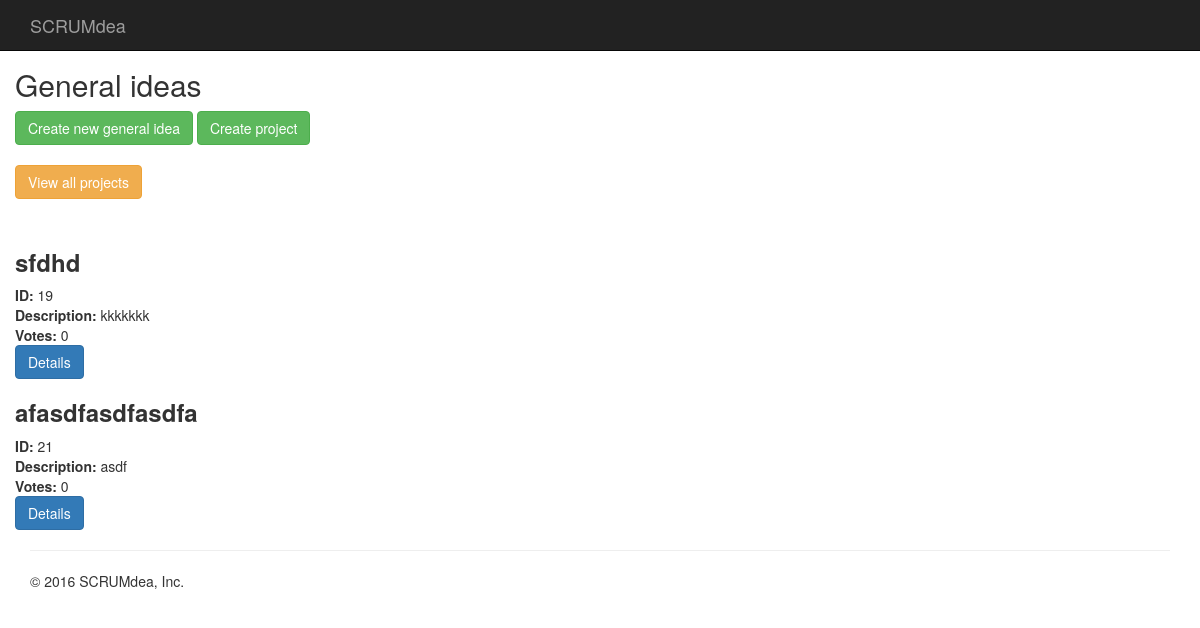
The app's page /, older data.
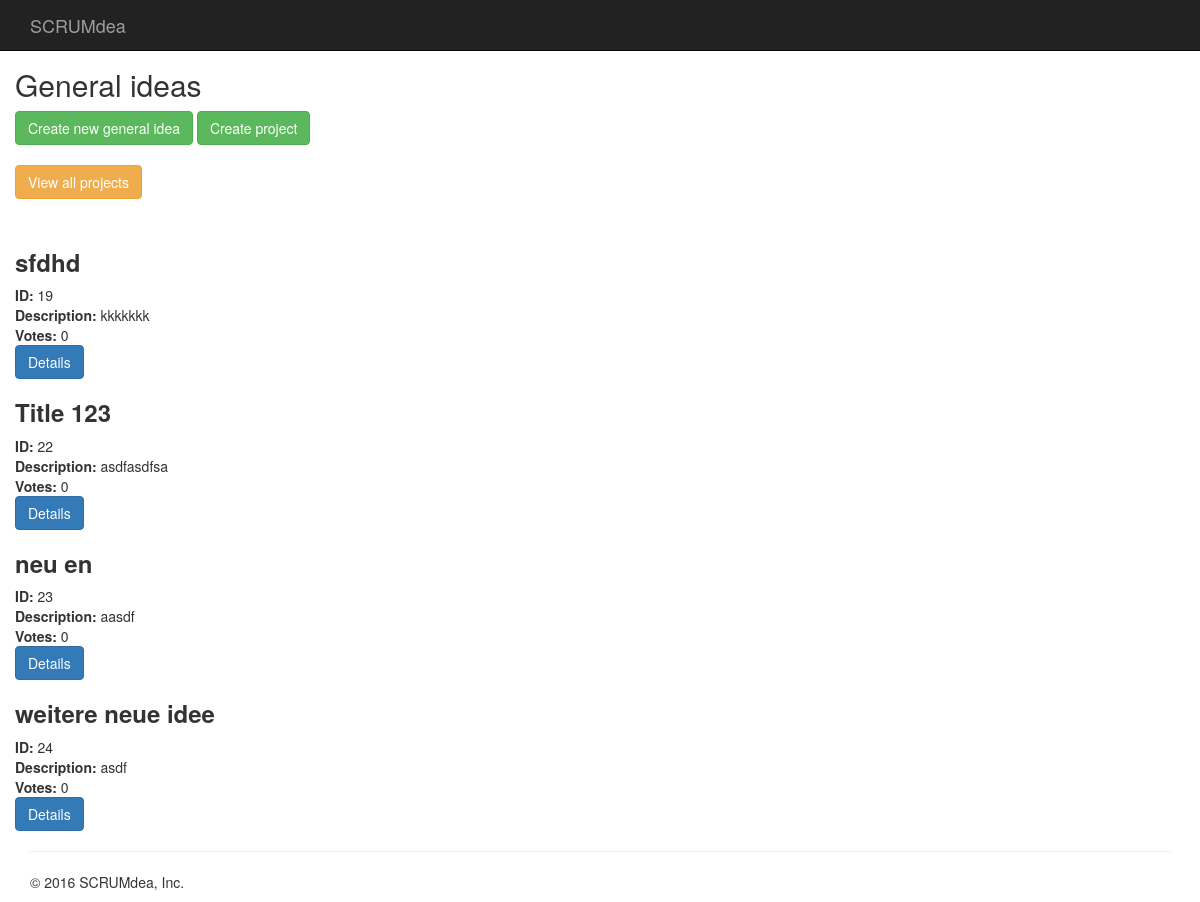
The same page, newer data.
### scrumdea/models.py (models this page shows)
class GeneralIdea(models.Model):
    title = models.CharField(max_length=200)
    description = models.TextField()
    creation_date = timezone.now()
    votes = models.IntegerField(default=0)
    transfered_to_project = models.BooleanField(default=False)

### scrumdea/views.py (the view)
# urls.py: url(r'^$', views.GeneralIdeaListView.as_view(), name='general_idea_list_view'),
class GeneralIdeaListView(ListView):
    model = src_models.GeneralIdea
    template_name = "scrumdea/general-idea/generalidea-list.html"

### scrumdea/templates/scrumdea/general-idea/generalidea-list.html (shortened to what this page needs)
{% extends "scrumdea/base.html" %}
{% block content %}
    <h2>General ideas</h2>
    <a href="{% url "create_general_idea_view" %}"> <button type="button" class="btn btn-success">Create new general idea</button></a>
    <a href="{% url "project_create_view" %}"> <button type="button" class="btn btn-success">Create project</button></a>
    <p> <br><a href="{% url "project_list_view" %}"> <button type="button" class="btn btn-warning">View all projects</button></a></p>
    <p> <br> {{ title }}</p>
    {% for idea in object_list %}
        <h3><strong>{{ idea.title }} </strong></h3>
        <strong>ID:</strong> {{ idea.id }}<br/>
        <strong>Description: </strong>{{ idea.description }}<br/>
        <strong>Votes: </strong>{{ idea.votes }}<br/>
        <a href="{% url "general_idea_detail_view" pk=idea.id %}"> <button type="button" class="btn btn-primary">Details</button></a>
    {% endfor %}
{% endblock %}

Row changes from the older to the newer data that the page shows:
removed GeneralIdea: title "afasdfasdfasdfa", id "21", description "asdf", votes "0"
added GeneralIdea: title "Title 123", id "22", description "asdfasdfsa", votes "0"
added GeneralIdea: title "neu en", id "23", description "aasdf", votes "0"
added GeneralIdea: title "weitere neue idee", id "24", description "asdf", votes "0"
